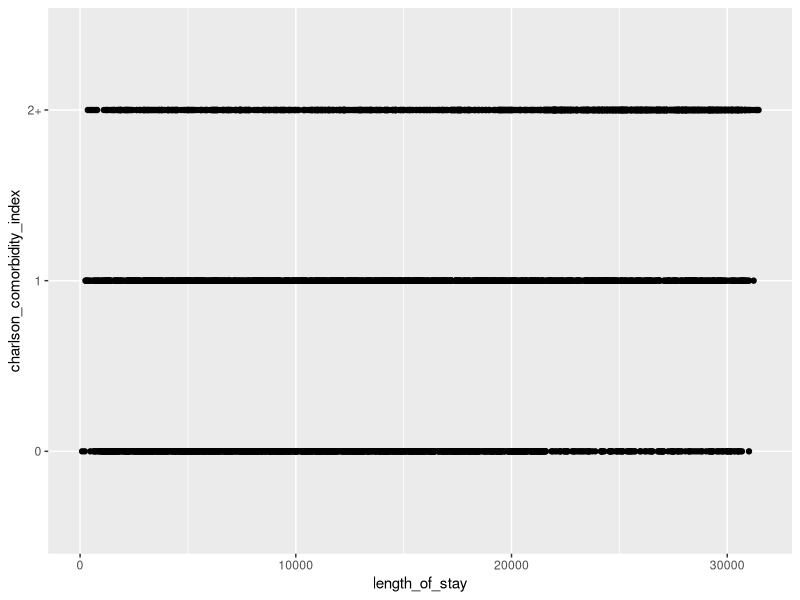
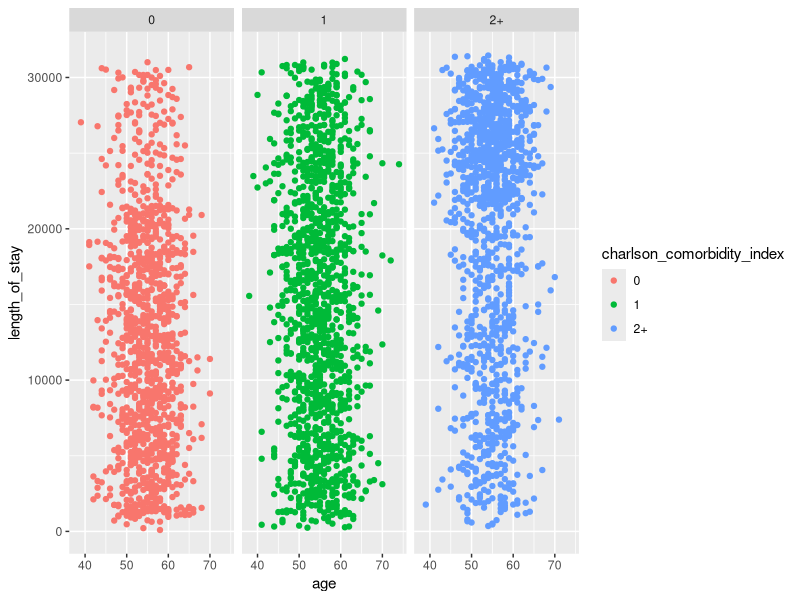

Reproduce these figures in R, in order. (Note: this script raises an error after producing the figures.)
##### Data Programming Test #####
# Prepared by Ornwipa Thamsuwan
# Date: Monday, January 18, 2021
#################################
library(dplyr)
library(tidyr)
library(purrr)
library(stats)
library(lme4)
library(MASS)
library(ggplot2)
#################################
# Task 1: Combine three data frames

list.files(path = "./assessment/input")
# [1] "Admissions.csv"   "Lab.csv"          "Transfusions.csv"

admission <- read.csv("assessment/input/Admissions.csv", header = TRUE, sep = ",", dec = ".")
head(admission, 1)
#   admission_id patient_id admission_date admission_time discharge_date discharge_time                   hospital age sex
# 1         3602      34208     2011-09-07           <NA>     09/11/2011          13:16 St. Joseph's Health Centre  NA   M
#   charlson_comorbidity_index lap_score
# 1                          1        45

lab <- read.csv("assessment/input/Lab.csv", header = TRUE, sep = ",", dec = ".")
head(lab, 1)
#   admission_id test_name test_code result_unit result_value result_date result_time
# 1         4416   Albumin       ALB        g/dL          4.1  2003-08-19       02:25

transfusion <- read.csv("assessment/input/Transfusions.csv", header = TRUE, sep = ",", dec = ".")
head(transfusion, 1)
#   admission_id issue_date issue_time rbc_transfusion platelet_transfusion plasma_transfusion
# 1         8755 2002-08-25      16:05           FALSE                FALSE               TRUE

all_df <- full_join(admission, lab, by = "admission_id")
all_df <- full_join(all_df, transfusion, by = "admission_id")
head(all_df, 1)
#   admission_id patient_id admission_date admission_time discharge_date discharge_time                   hospital age sex
# 1         3602      34208     2011-09-07           <NA>     09/11/2011          13:16 St. Joseph's Health Centre  NA   M
#   charlson_comorbidity_index lap_score test_name test_code result_unit result_value result_date result_time issue_date issue_time
# 1                          1        45      <NA>      <NA>        <NA>           NA        <NA>        <NA>       <NA>       <NA>
#   rbc_transfusion platelet_transfusion plasma_transfusion
# 1              NA                   NA                 NA

nrow(all_df) # the number of total records in the combined data frame
# [1] 5231

#################################
# Task 2: Impute missing data

sum(is.na(all_df$age)) # the number of data points where age is missing
# [1] 627
sum(is.na(all_df$age))/nrow(all_df) # the ratio of data where age is missing
# [1] 0.1198624

sum(is.na(all_df$charlson_comorbidity_index)) # the number of data points where charlson_comorbidity_index is missing
# [1] 261
sum(is.na(all_df$charlson_comorbidity_index))/nrow(all_df) # the ratio of data where charlson_comorbidity_index is missing
# [1] 0.04989486

sum(is.na(all_df$age) | is.na(all_df$charlson_comorbidity_index)) # the number of data points where both variables are missing
# [1] 33

# Explain how the imputation method(s) might affect a statistical model that uses these variables as predictors
# Answer: Any records where there is a missing predictor would have to be dropped; thus, reducing the sample size of the analysis.

#################################
# Task 3: Determine if there is a difference in age/sex between patients who had an rbc_transfusion and patients that did not.

summary(all_df$rbc_transfusion)
#    Mode   FALSE    TRUE    NA's 
# logical     281     376    4574 

rbc_y <- all_df %>% filter(rbc_transfusion == TRUE) # Patients who had an rbc_transfusion
rbc_n <- all_df %>% filter(rbc_transfusion == FALSE) # Patients who did not have an rbc_transfusion

t.test(rbc_y$age, rbc_n$age)
# 
# Welch Two Sample t-test
# 
# data:  rbc_y$age and rbc_n$age
# t = 7.6144, df = 494.82, p-value = 1.354e-13
# alternative hypothesis: true difference in means is not equal to 0
# 95 percent confidence interval:
#  2.235540 3.790447
# sample estimates:
#   mean of x mean of y 
#    58.08358  55.07059 
#
# Answer: With a very small p-value (< 0.05) and the positive 95% confidence interval,
# the difference in age between patients who had rbc_transfusion and those who did not were significant.
# It can also be seen that patients who received rbc_transfusion were older than those who did not.

tbl <- table(all_df$sex, all_df$rbc_transfusion)
tbl
#   FALSE TRUE
# F   169  209
# M   112  167

chisq.test(tbl)
#
# Pearson's Chi-squared test with Yates' continuity correction
# 
# data:  tbl
# X-squared = 1.1868, df = 1, p-value = 0.276
#
# Answer: With p-value larger than 0.05, at the significance level of 0.95,
# There is no significant difference in sex between patients who had rbc_transfusion and those who did not.

#################################
# Task 4: Fit a linear regression model 
# using the result_value of the “Platelet Count” lab tests as the dependent variable and 
# age, sex, and hospital as the independent variables. Interpret the results.

new_df <- all_df %>% filter(test_name == "Platelet Count")
  
model <- lm(result_value ~ age + as.factor(sex) + as.factor(hospital), data = new_df)
summary(model)
# 
# Call:
#   lm(formula = result_value ~ age + as.factor(sex) + as.factor(hospital), 
#      data = all_df)
# 
# Residuals:
#     Min      1Q  Median      3Q     Max 
# -167.72  -46.78   -3.55   45.25  204.51  
#
# Coefficients:
#                                                      Estimate Std. Error t value Pr(>|t|)    
# (Intercept)                                          286.0462    47.9540   5.965  7.8e-09 ***
# age                                                   -2.0445     0.8535  -2.395  0.01730 *  
# as.factor(sex)M                                       31.5331     8.5404   3.692  0.00027 ***
# as.factor(hospital)St. Joseph's Health Centre          0.8819    15.2549   0.058  0.95394    
# as.factor(hospital)St. Michael's Hospital             -0.4617    13.3543  -0.035  0.97245    
# as.factor(hospital)Sunnybrook Health Sciences Centre   2.8307    14.1147   0.201  0.84121    
# as.factor(hospital)Toronto Western Hospital           -6.9817    14.3139  -0.488  0.62612    
# ---
# Signif. codes:  0 ‘***’ 0.001 ‘**’ 0.01 ‘*’ 0.05 ‘.’ 0.1 ‘ ’ 1
#
# Residual standard error: 69.41 on 265 degrees of freedom
# (42 observations deleted due to missingness)
# Multiple R-squared:  0.06697,	Adjusted R-squared:  0.04584 
# F-statistic:  3.17 on 6 and 265 DF,  p-value: 0.005084
#
# Answer: the fitted linear regression model is ...
# ... result_value = 286 - 2*age + 31.5*sex + 0.88*hospital1 - 0.46*hospital2 + 2.83*hospital3 - 6.98*hospital4
# where sex is a binary variable (female: sex = 0, male: sex = 1)
# Note that neither age nor hospital did not significantly affect the result_value but sex did.

#################################
# Task 5: Create a plot demonstrating the relationship between length_of_stay and charlson_comorbidity_index

new_df <- na.omit(admission)

new_df <- mutate(new_df, 
                 length_of_stay =
                   difftime(strptime( paste(new_df$discharge_date, new_df$discharge_time), "%m/%d/%Y %H:%M"),
                            strptime( paste(new_df$admission_date, new_df$admission_time), "%Y-%m-%d %H:%M"),
                            units = "mins"))
new_df <- new_df %>% filter(length_of_stay >= 0)

summary(new_df$charlson_comorbidity_index)
#    0    1   2+ 
# 1181 1352 1265 

ggplot(data = new_df) + geom_point(aes(x = length_of_stay, y = charlson_comorbidity_index))

# If adding age, the visualization may be faceted with age groups.
# Other option is to have charlson_comobidity_index as legend and plot x as age and y as length_of_stay.
ggplot(data = new_df, aes(x = age, y = length_of_stay, group = charlson_comorbidity_index)) + 
  geom_point(aes(color = charlson_comorbidity_index)) +
  facet_grid(cols = vars(charlson_comorbidity_index))

#################################
# Task 6: Fit statistical model to predict the result_value of the “Hemoglobin” lab tests and evaluate its performance

new_df <- all_df %>% filter(test_name == "Platelet Count")

model <- lm(result_value ~ age + as.factor(sex) + as.factor(hospital) + charlson_comorbidity_index, data = new_df)
step <- stepAIC(model)
# Start:  AIC=2174.64
# result_value ~ age + as.factor(sex) + as.factor(hospital) + charlson_comorbidity_index
# 
#Df Sum of Sq     RSS    AIC
# - as.factor(hospital)         4      6477 1207501 2168.0
# - charlson_comorbidity_index  2      1855 1202878 2171.0
# <none>                                    1201023 2174.6
# - age                         1     23673 1224697 2177.6
# - as.factor(sex)              1     66270 1267293 2186.3
#
# Step:  AIC=2168.01
# result_value ~ age + as.factor(sex) + charlson_comorbidity_index
#
# Df Sum of Sq     RSS    AIC
# - charlson_comorbidity_index  2      1891 1209391 2164.4
# <none>                                    1207501 2168.0
# - age                         1     23180 1230681 2170.9
# - as.factor(sex)              1     67949 1275449 2180.0
#
# Answer: using step-wise regression to select variables and evaluate the model, the model with optimal AIC is as above.